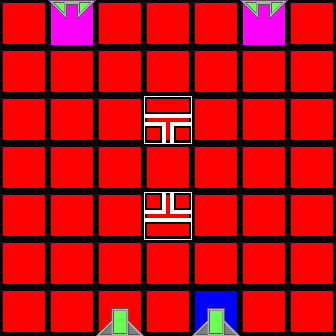

Rendered tile map (Tiled .tmx) drawn with the repository's tilesets; below, a short description and the full map source, tile grids included:
An orthogonal 7x7 tile map with 48x48 px tiles, 2 tile layers (Colors, Tiles).

<map version="1.0" orientation="orthogonal" renderorder="right-down" width="7" height="7" tilewidth="48" tileheight="48" nextobjectid="1">
 <properties>
  <property name="AvailableTiles" value="1, 2, 1, 2" />
 </properties>
 <tileset firstgid="1" source="tiles.tsx" />
 <layer name="Colors" width="7" height="7">
  <data encoding="csv">
41,44,41,41,41,44,41,
41,41,41,41,41,41,41,
41,41,41,41,41,41,41,
41,41,41,41,41,41,41,
41,41,41,41,41,41,41,
41,41,41,41,41,41,41,
41,41,41,41,43,41,41
</data>
 </layer>
 <layer name="Tiles" width="7" height="7">
  <data encoding="csv">
1,11,1,1,1,11,1,
1,1,1,1,1,1,1,
1,1,1,13,1,1,1,
1,1,1,1,1,1,1,
1,1,1,15,1,1,1,
1,1,1,1,1,1,1,
1,1,5,0,5,1,1
</data>
 </layer>
</map>
